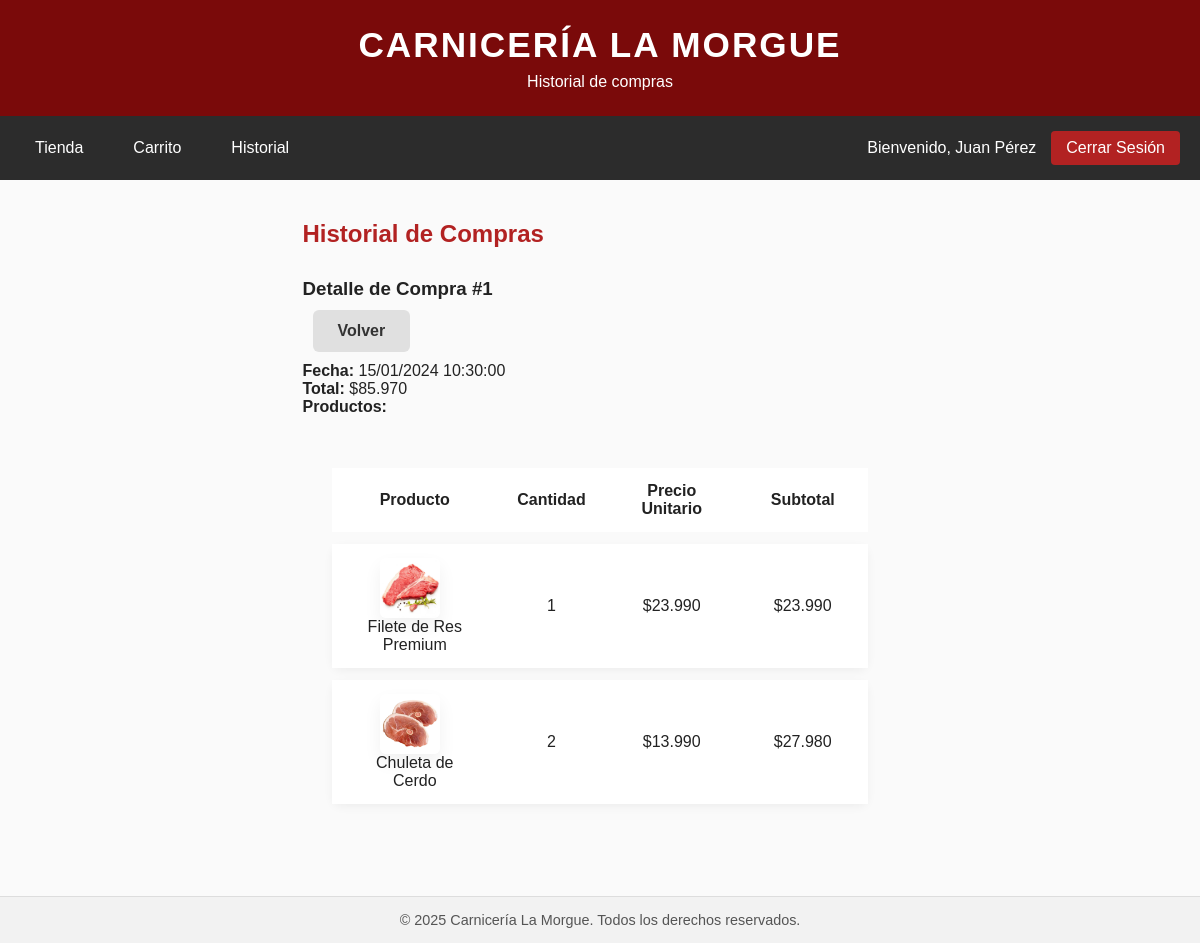
/user/historial.php?ver=1 (signed in), run on the app's committed database.
### tables this page shows
CREATE TABLE `compras` (
  `id` int(11) NOT NULL,
  `usuario_id` int(11) NOT NULL,
  `fecha` datetime DEFAULT current_timestamp(),
  `total` decimal(10,2) NOT NULL
);

CREATE TABLE `detalle_compra` (
  `id` int(11) NOT NULL,
  `compra_id` int(11) NOT NULL,
  `producto_id` int(11) NOT NULL,
  `cantidad` int(11) NOT NULL,
  `precio` decimal(10,2) NOT NULL
);

CREATE TABLE `productos` (
  `id` int(11) NOT NULL,
  `nombre` varchar(100) NOT NULL,
  `descripcion` text DEFAULT NULL,
  `precio` decimal(10,2) NOT NULL,
  `categoria` varchar(50) DEFAULT NULL,
  `stock` int(11) NOT NULL CHECK (`stock` >= 0),
  `imagen` varchar(255) DEFAULT NULL
);

### includes/funciones.php (called while the page is built, shortened)
<?php
function formatearPrecio($precio)
{
    return "$" . number_format($precio, 0, ',', '.');
}

### user/historial.php (the view, shortened to what this page needs)
<?php
require_once "../includes/funciones.php";
$compra_id = isset($_GET['ver']) && is_numeric($_GET['ver']) ? intval($_GET['ver']) : null;
$detalle_compra = null;
if ($compra_id) {
    $usuario_id = $_SESSION['user_id'];
    $stmt = $conn->prepare("SELECT * FROM compras WHERE id = ? AND usuario_id = ?");
    $stmt->bind_param("ii", $compra_id, $usuario_id);
    $stmt->execute();
    $result = $stmt->get_result();
    $detalle_compra = $result->fetch_assoc();
    if ($detalle_compra) {
        $stmt = $conn->prepare("
            SELECT dc.*, p.nombre as producto_nombre, p.imagen
            FROM detalle_compra dc
            JOIN productos p ON dc.producto_id = p.id
            WHERE dc.compra_id = ?
        ");
        $stmt->bind_param("i", $compra_id);
        $stmt->execute();
        $result = $stmt->get_result();
        $productos = [];
        while ($row = $result->fetch_assoc()) {
            $productos[] = $row;
        }
    }
}
include "../includes/header.php";
include "../includes/navbar_user.php";
?>
<link rel="stylesheet" href="../assets/css/historial.css">
<main class="user-main">
    <div class="container">
        <h2>Historial de Compras</h2>
        <?php if ($detalle_compra): ?>
            <div class="section">
                <div class="page-header">
                    <h3>Detalle de Compra #<?php echo $detalle_compra['id']; ?></h3>
                    <a href="historial.php" class="btn btn-secondary">Volver</a>
                </div>
                <div class="compra-info">
                    <p><strong>Fecha:</strong> <?php echo date('d/m/Y H:i:s', strtotime($detalle_compra['fecha'])); ?></p>
                    <p><strong>Total:</strong> <?php echo formatearPrecio($detalle_compra['total']); ?></p>
                </div>
                <h4>Productos:</h4>
                <table class="data-table">
                    <thead>
                        <tr>
                            <th>Producto</th>
                            <th>Cantidad</th>
                            <th>Precio Unitario</th>
                            <th>Subtotal</th>
                        </tr>
                    </thead>
                    <tbody>
                        <?php foreach ($productos as $producto): ?>
                            <tr>
                                <td>
                                    <?php if ($producto['imagen']): ?>
                                        <img src="../uploads/productos/<?php echo htmlspecialchars($producto['imagen']); ?>"
                                            alt="<?php echo htmlspecialchars($producto['producto_nombre']); ?>"
                                            class="product-thumb">
                                    <?php endif; ?> <br>
                                    <?php echo htmlspecialchars($producto['producto_nombre']); ?>
                                </td>
                                <td><?php echo $producto['cantidad']; ?></td>
                                <td><?php echo formatearPrecio($producto['precio']); ?></td>
                                <td><?php echo formatearPrecio($producto['precio'] * $producto['cantidad']); ?></td>
                            </tr>
                        <?php endforeach; ?>
                    </tbody>
                </table>
            </div>
        <?php endif; ?>
    </div>
</main>
<?php include "../includes/footer.php"; ?>

### assets/css/estilos.css (style rules this page uses)
* { margin: 0; padding: 0; box-sizing: border-box; }
body { font-family: Arial, Helvetica, sans-serif; background-color: #fafafa; color: #222; }
main { display: flex; justify-content: center; align-items: center; padding: 40px 20px; min-height: 70vh; }
.btn { display: inline-block; padding: 12px 25px; margin: 10px; text-decoration: none; font-weight: bold; border-radius: 6px; transition: 0.3s ease; }
.user-main { padding: 40px 20px; min-height: 70vh; }
.user-main .container { max-width: 1200px; margin: 0 auto; }
.user-main h2 { margin-bottom: 30px; color: #b22222; }
.btn-secondary { background-color: #e0e0e0; color: #333; border: none; padding: 12px 25px; border-radius: 6px; text-decoration: none; display: inline-block; cursor: pointer; transition: background-color 0.3s; }

### assets/css/historial.css (style rules this page uses)
.product-thumb { width: 150px; height: auto; border-radius: 10px; object-fit: cover; box-shadow: 0 8px 18px rgba(0, 0, 0, 0.06); transition: transform .18s ease, box-shadow .18s ease; }
.data-table { width: 90%; margin: 40px auto; border-collapse: separate; border-spacing: 0 12px; }
.data-table thead th { padding: 14px 20px; text-align: center; font-weight: bold; background: #ffffff; }
.data-table tbody tr { background: #ffffff; border-radius: 10px; overflow: hidden; box-shadow: 0 3px 10px rgba(0, 0, 0, 0.05); }
.data-table tbody td { padding: 14px 20px; text-align: center; vertical-align: middle; }
.data-table td:last-child { width: 130px; }
.data-table thead { border-bottom: 2px solid #ccc; }
.data-table tbody td img.product-thumb { width: 60px; border-radius: 6px; margin-right: 10px; vertical-align: middle; }

### data on the page
compras: id "1", fecha "15/01/2024 10:30:00", total "$85.970"
detalle_compra: producto.imagen (picture), producto.nombre "Filete de Res Premium", cantidad "1", precio "$23.990", formatearPrecio($producto['precio'] * $producto['cantidad']) "$23.990"
detalle_compra: producto.imagen (picture), producto.nombre "Chuleta de Cerdo", cantidad "2", precio "$13.990", formatearPrecio($producto['precio'] * $producto['cantidad']) "$27.980"

### other printed values
$subtitulo "Historial de compras"
$_SESSION['nombre'] "Juan Pérez"
